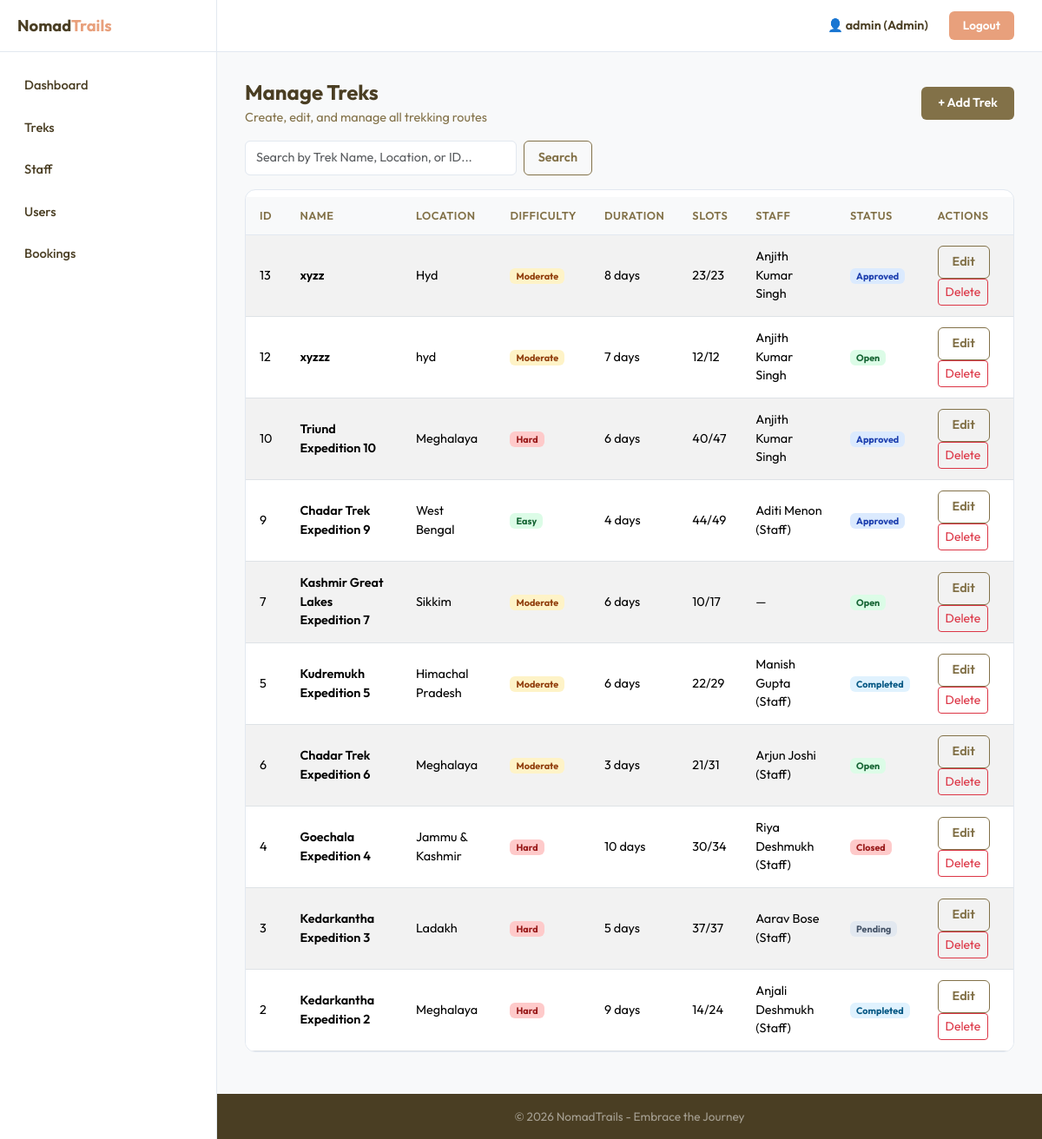
The app's page /admin/treks (signed in) with its own data.
### models.py (models this page shows, shortened)
class Trek(db.Model):
    __tablename__ = "treks"
    id = db.Column(db.Integer, primary_key=True)
    name = db.Column(db.String(150), nullable=False)
    location = db.Column(db.String(150), nullable=False)
    difficulty = db.Column(db.String(10), nullable=False)  # Easy, Moderate, Hard
    duration_days = db.Column(db.Integer, nullable=False)
    total_slots = db.Column(db.Integer, nullable=False)
    available_slots = db.Column(db.Integer, nullable=False)
    assigned_staff_id = db.Column(db.Integer, db.ForeignKey("users.id"), nullable=True)
    status = db.Column(db.String(15), nullable=False, default="Pending")  # Pending, Approved, Open, Closed, Completed
    start_date = db.Column(db.String(20), nullable=True)
    end_date = db.Column(db.String(20), nullable=True)
    description = db.Column(db.Text, default="")
    price = db.Column(db.Float, default=0)
    altitude = db.Column(db.String(50), default="")
    created_at = db.Column(db.DateTime, default=datetime.utcnow)
    bookings = db.relationship("Booking", backref="trek", lazy=True)

class User(UserMixin, db.Model):
    __tablename__ = "users"
    id = db.Column(db.Integer, primary_key=True)
    username = db.Column(db.String(80), unique=True, nullable=False)
    email = db.Column(db.String(120), unique=True, nullable=False)
    password = db.Column(db.String(256), nullable=False)
    full_name = db.Column(db.String(120), nullable=False)
    phone = db.Column(db.String(20), default="")
    role = db.Column(db.String(10), nullable=False, default="user")  # admin, staff, user
    status = db.Column(db.String(15), nullable=False, default="active")  # active, blacklisted
    bio = db.Column(db.Text, default="")
    created_at = db.Column(db.DateTime, default=datetime.utcnow)
    bookings = db.relationship("Booking", backref="user", lazy=True)
    assigned_treks = db.relationship("Trek", backref="staff", lazy=True, foreign_keys="Trek.assigned_staff_id")

### routes/admin.py (the view)
@admin_controller.route("/treks")
def admin_treks():
    if "user_id" not in session:
        flash("Please log in first.", "warning")
        return redirect(get_url("auth.index"))
    if session.get("role") != "admin":
        flash("Access denied.", "danger")
        return redirect(get_url("auth.index"))
    q = request.args.get("q", "").strip()
    query = db.session.query(Trek)
    if q:
        filters = [Trek.name.ilike(f"%{q}%"), Trek.location.ilike(f"%{q}%")]
        if q.isdigit():
            filters.append(Trek.id == int(q))
        query = query.filter(db.or_(*filters))
    treks = query.order_by(Trek.created_at.desc()).all()
    return render("admin/treks.html", treks=treks, q=q)

### app.py (called while the page is built)
@app.before_request
def before_request():
    g.user = None
    if "user_id" in session:
        g.user = db.session.query(User).get(session["user_id"])

### templates/admin/treks.html (shortened to what this page needs)
{% extends "base.html" %}
{% block content %}
<div class="section-title-box d-flex justify-content-between align-items-center">
  <div>
    <h2>Manage Treks</h2>
    <p>Create, edit, and manage all trekking routes</p>
  </div>
  <a href="{{ url_for('admin.admin_add_trek') }}" class="btn btn-primary-custom">+ Add Trek</a>
</div>
<form method="GET" action="{{ url_for('admin.admin_treks') }}" class="d-flex mb-3" style="max-width: 400px;">
  <input type="text" name="q" value="{{ q }}" class="form-control me-2" placeholder="Search by Trek Name, Location, or ID...">
  <button class="btn btn-outline-custom" type="submit">Search</button>
</form>
<div class="data-panel">
  <div class="table-responsive">
    <table class="table table-striped table-hover mt-2">
      <thead>
        <tr><th>ID</th><th>Name</th><th>Location</th><th>Difficulty</th><th>Duration</th><th>Slots</th><th>Staff</th><th>Status</th><th>Actions</th></tr>
      </thead>
      <tbody>
      {% for t in treks %}
      <tr>
        <td>{{ t.id }}</td>
        <td class="fw-semibold">{{ t.name }}</td>
        <td>{{ t.location }}</td>
        <td><span class="badge badge-{{ t.difficulty|lower }}">{{ t.difficulty }}</span></td>
        <td>{{ t.duration_days }} days</td>
        <td>{{ t.available_slots }}/{{ t.total_slots }}</td>
        <td>{{ t.staff.full_name if t.staff else '—' }}</td>
        <td><span class="badge badge-{{ t.status|lower }}">{{ t.status }}</span></td>
        <td>
          <a href="{{ url_for('admin.admin_edit_trek', tid=t.id) }}" class="btn btn-sm btn-outline-custom me-1">Edit</a>
          <form method="POST" action="{{ url_for('admin.admin_delete_trek', tid=t.id) }}" class="d-inline"
                onsubmit="return confirm('Delete this trek?')">
            <button class="btn btn-sm btn-outline-danger">Delete</button>
          </form>
        </td>
      </tr>
      {% else %}
      <tr><td colspan="9" class="empty-state"><h5>No treks yet</h5><p>Create your first trek to get started</p></td></tr>
      {% endfor %}
      </tbody>
    </table>
  </div>
</div>
{% endblock %}

### records on screen
Trek: id "13", name "xyzz", location "Hyd", difficulty "Moderate", duration_days "8", available_slots "23", total_slots "23", staff "Anjith Kumar Singh", status "Approved"
Trek: id "12", name "xyzzz", location "hyd", difficulty "Moderate", duration_days "7", available_slots "12", total_slots "12", staff "Anjith Kumar Singh", status "Open"
Trek: id "10", name "Triund Expedition 10", location "Meghalaya", difficulty "Hard", duration_days "6", available_slots "40", total_slots "47", staff "Anjith Kumar Singh", status "Approved"
Trek: id "9", name "Chadar Trek Expedition 9", location "West Bengal", difficulty "Easy", duration_days "4", available_slots "44", total_slots "49", staff "Aditi Menon (Staff)", status "Approved"
Trek: id "7", name "Kashmir Great Lakes Expedition 7", location "Sikkim", difficulty "Moderate", duration_days "6", available_slots "10", total_slots "17", staff "—", status "Open"
Trek: id "5", name "Kudremukh Expedition 5", location "Himachal Pradesh", difficulty "Moderate", duration_days "6", available_slots "22", total_slots "29", staff "Manish Gupta (Staff)", status "Completed"
Trek: id "6", name "Chadar Trek Expedition 6", location "Meghalaya", difficulty "Moderate", duration_days "3", available_slots "21", total_slots "31", staff "Arjun Joshi (Staff)", status "Open"
Trek: id "4", name "Goechala Expedition 4", location "Jammu & Kashmir", difficulty "Hard", duration_days "10", available_slots "30", total_slots "34", staff "Riya Deshmukh (Staff)", status "Closed"
Trek: id "3", name "Kedarkantha Expedition 3", location "Ladakh", difficulty "Hard", duration_days "5", available_slots "37", total_slots "37", staff "Aarav Bose (Staff)", status "Pending"
Trek: id "2", name "Kedarkantha Expedition 2", location "Meghalaya", difficulty "Hard", duration_days "9", available_slots "14", total_slots "24", staff "Anjali Deshmukh (Staff)", status "Completed"

### other values on screen
{{ session.get('username','') }} "admin"
{{ session.get('role')|capitalize }} "Admin"
